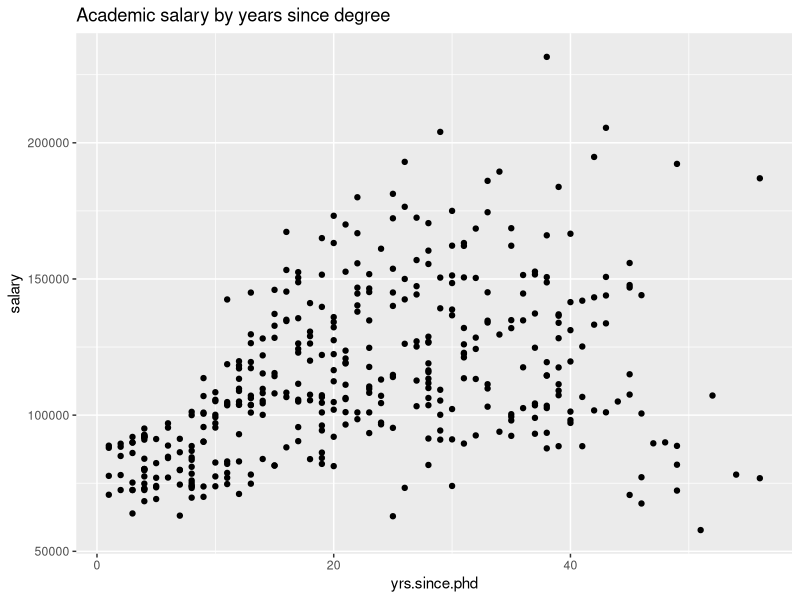
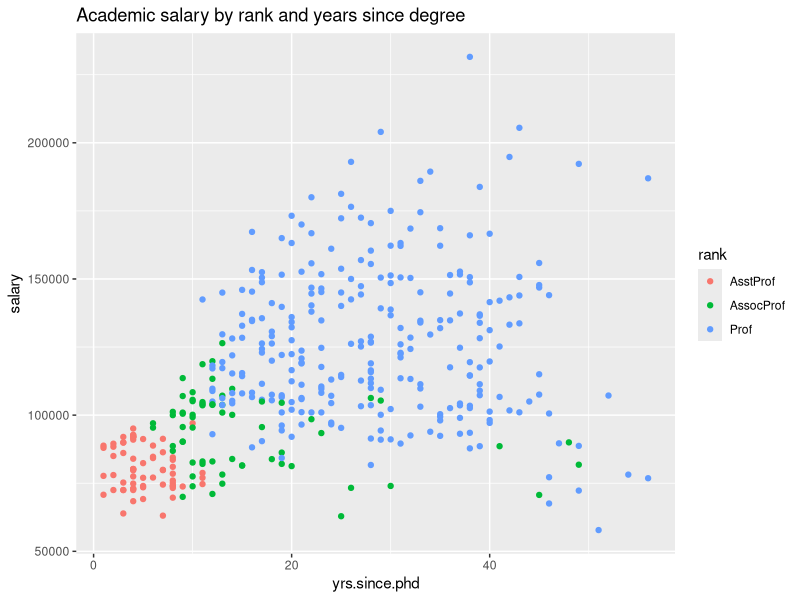
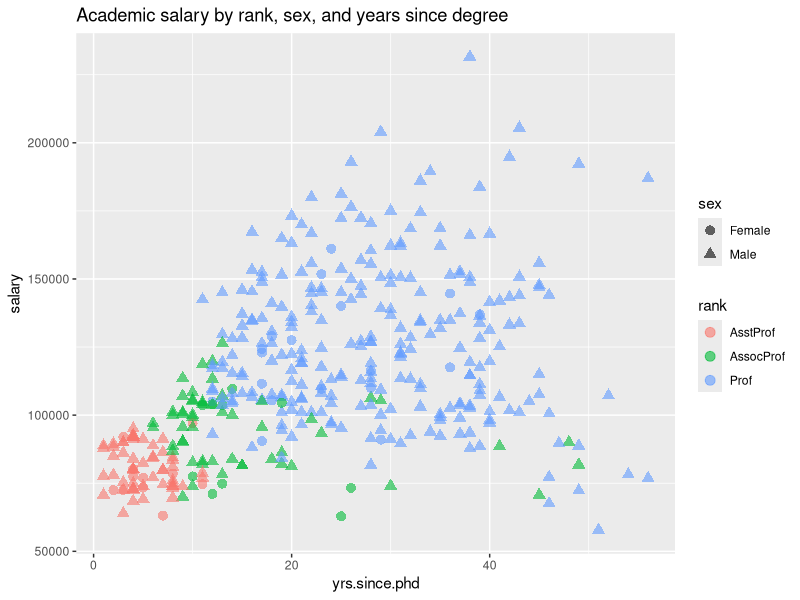
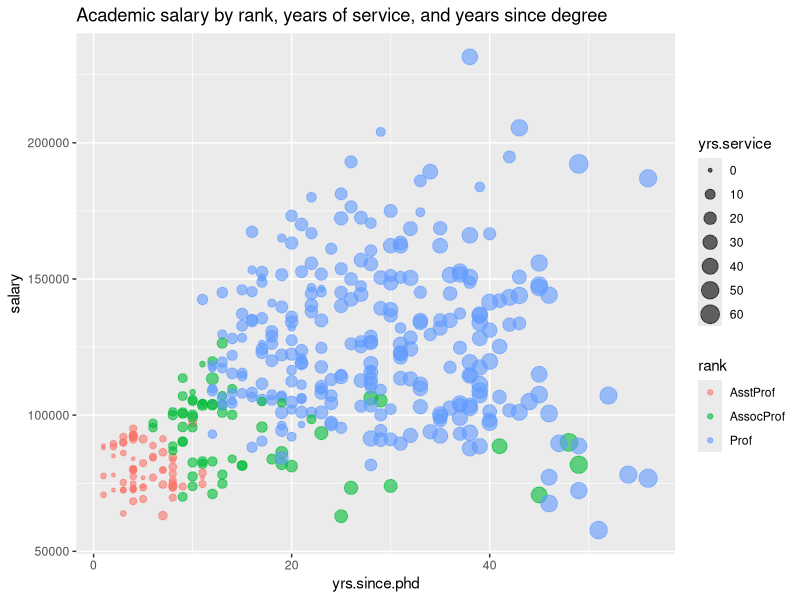
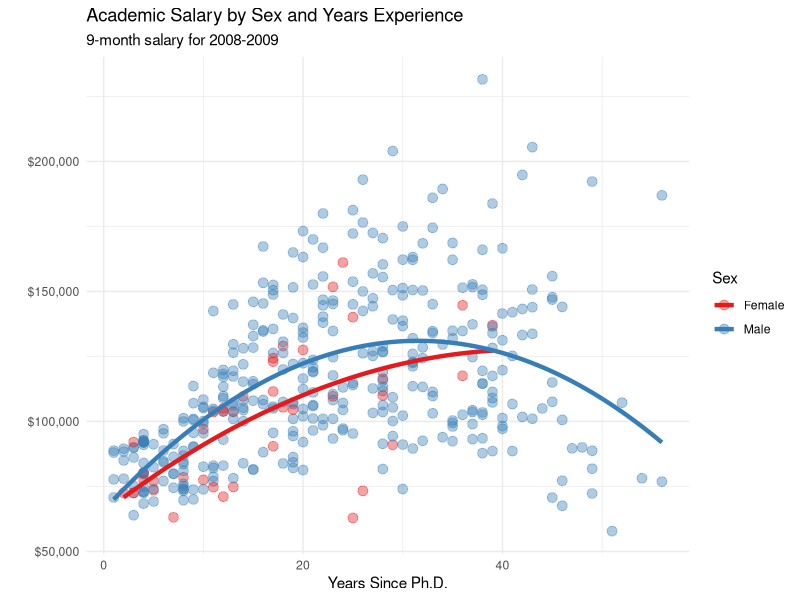
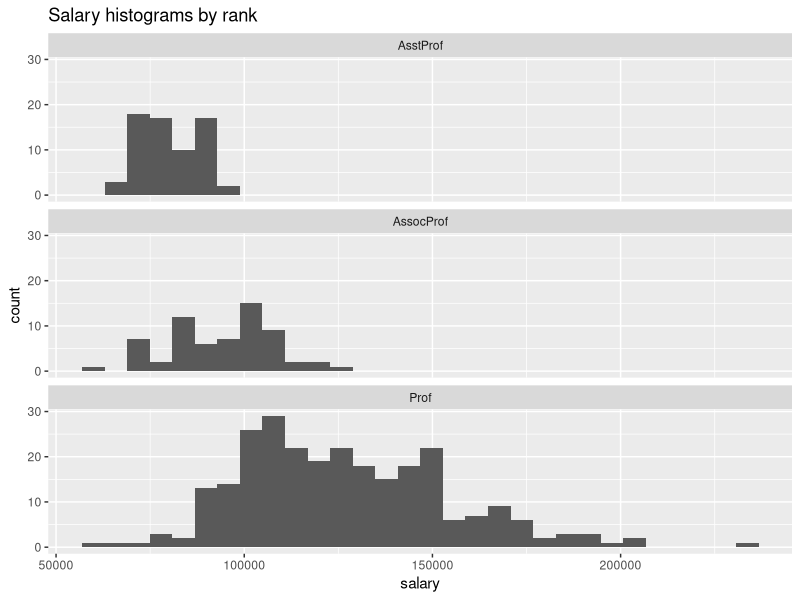
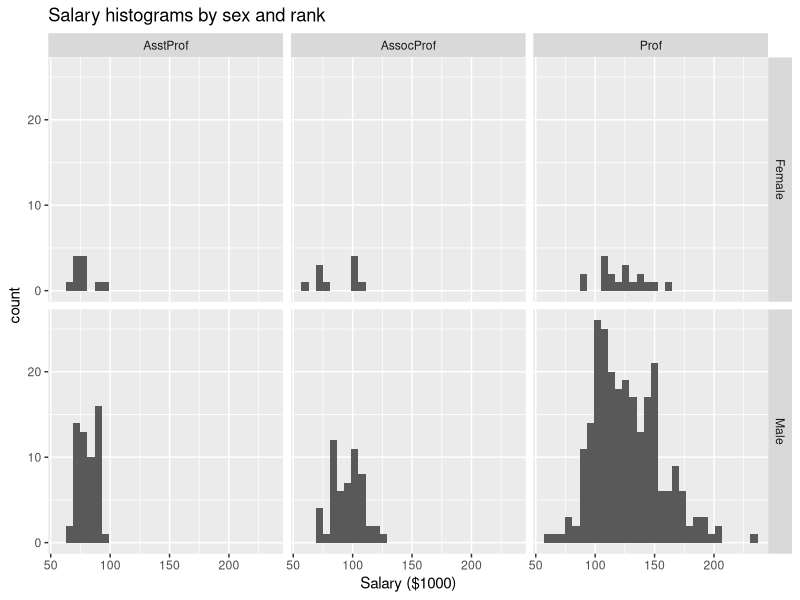
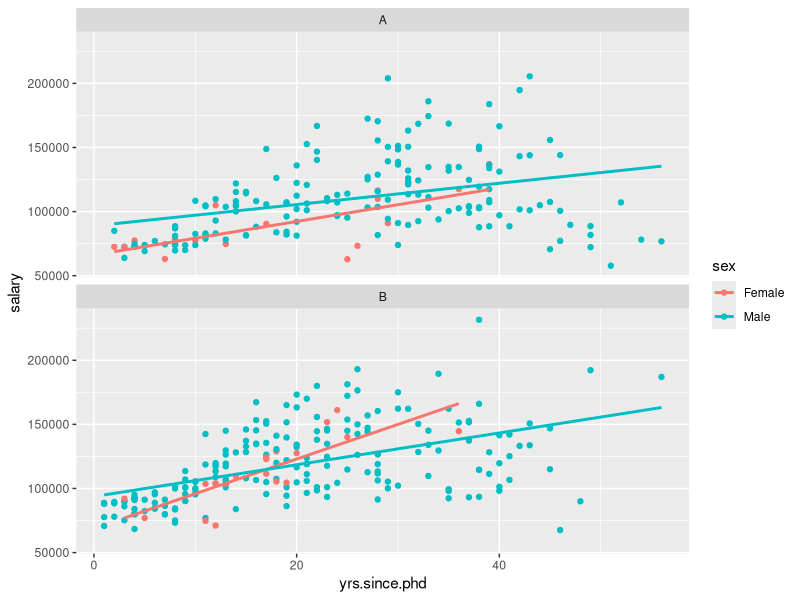

Recreate these plots in R, in order. (Note: this script raises an error after producing the figures.)

library(ggplot2)
data(Salaries, package="carData")

# plot experience vs. salary
ggplot(Salaries, 
       aes(x = yrs.since.phd, y = salary)) +
  geom_point() + 
  labs(title = "Academic salary by years since degree")

# plot experience vs. salary (color represents rank)
ggplot(Salaries, aes(x = yrs.since.phd, 
                     y = salary, 
                     color=rank)) +
  geom_point() +
  labs(title = "Academic salary by rank and years since degree")


# plot experience vs. salary 
# (color represents rank, shape represents sex)
ggplot(Salaries, aes(x = yrs.since.phd, 
                     y = salary, 
                     color = rank, 
                     shape = sex)) +
  geom_point(size = 3, alpha = .6) +
  labs(title = "Academic salary by rank, sex, and years since degree")


library(ggplot2)
data(Salaries, package="carData")

# plot experience vs. salary 
# (color represents rank and size represents service)
ggplot(Salaries, aes(x = yrs.since.phd, 
                     y = salary, 
                     color = rank, 
                     size = yrs.service)) +
  geom_point(alpha = .6) +
  labs(title = paste0("Academic salary by rank, years of service, ",
                      "and years since degree"))


# plot experience vs. salary with 
# fit lines (color represents sex)
ggplot(Salaries, 
       aes(x = yrs.since.phd, 
           y = salary, 
           color = sex)) +
  geom_point(alpha = .4, 
             size=3) +
  geom_smooth(se=FALSE, 
              method="lm", 
              formula=y~poly(x,2), 
              size = 1.5) +
  labs(x = "Years Since Ph.D.",
       title = "Academic Salary by Sex and Years Experience",
       subtitle = "9-month salary for 2008-2009",
       y = "",
       color = "Sex") +
  scale_y_continuous(label = scales::dollar) +
  scale_color_brewer(palette="Set1") +
  theme_minimal()


# plot salary histograms by rank
ggplot(Salaries, aes(x = salary)) +
  geom_histogram() +
  facet_wrap(~rank, ncol = 1) +
  labs(title = "Salary histograms by rank")


# plot salary histograms by rank and sex
ggplot(Salaries, aes(x = salary/1000)) +
  geom_histogram() +
  facet_grid(sex ~ rank) +
  labs(title = "Salary histograms by sex and rank",
       x = "Salary ($1000)")


# plot salary by years of experience by sex and discipline
ggplot(Salaries, 
       aes(x=yrs.since.phd, y = salary, color=sex)) +
  geom_point() +
  geom_smooth(method="lm", 
              se=FALSE) +
  facet_wrap(~discipline, 
             ncol = 1) 


# plot salary by years of experience by sex and discipline
ggplot(Salaries, aes(x=yrs.since.phd, 
                     y = salary, 
                     color=sex)) +
  geom_point(size = 2, 
             alpha=.5) +
  geom_smooth(method="lm", 
              se=FALSE,
              size = 1.5) +
  facet_wrap(~factor(discipline, 
                     labels = c("Theoretical", "Applied")), 
             ncol = 1) +
  scale_y_continuous(labels = scales::dollar) + 
  theme_minimal() +
  scale_color_brewer(palette="Set1") +
  labs(title = paste0("Relationship of salary and years ",
                      "since degree by sex and discipline"),
       subtitle = "9-month salary for 2008-2009",
       color = "Gender",
       x = "Years since Ph.D.",
       y = "Academic Salary")


# plot life expectancy by year separately 
# for each country in the Americas
data(gapminder, package = "gapminder")

# Select the Americas data
plotdata <- dplyr::filter(gapminder, 
                          continent == "Americas")

# plot life expectancy by year, for each country
ggplot(plotdata, aes(x=year, y = lifeExp)) +
  geom_line(color="grey") +
  geom_point(color="blue") +
  facet_wrap(~country) + 
  theme_minimal(base_size = 9) +
  theme(axis.text.x = element_text(angle = 45, 
                                   hjust = 1)) +
  labs(title = "Changes in Life Expectancy",
       x = "Year",
       y = "Life Expectancy") 

